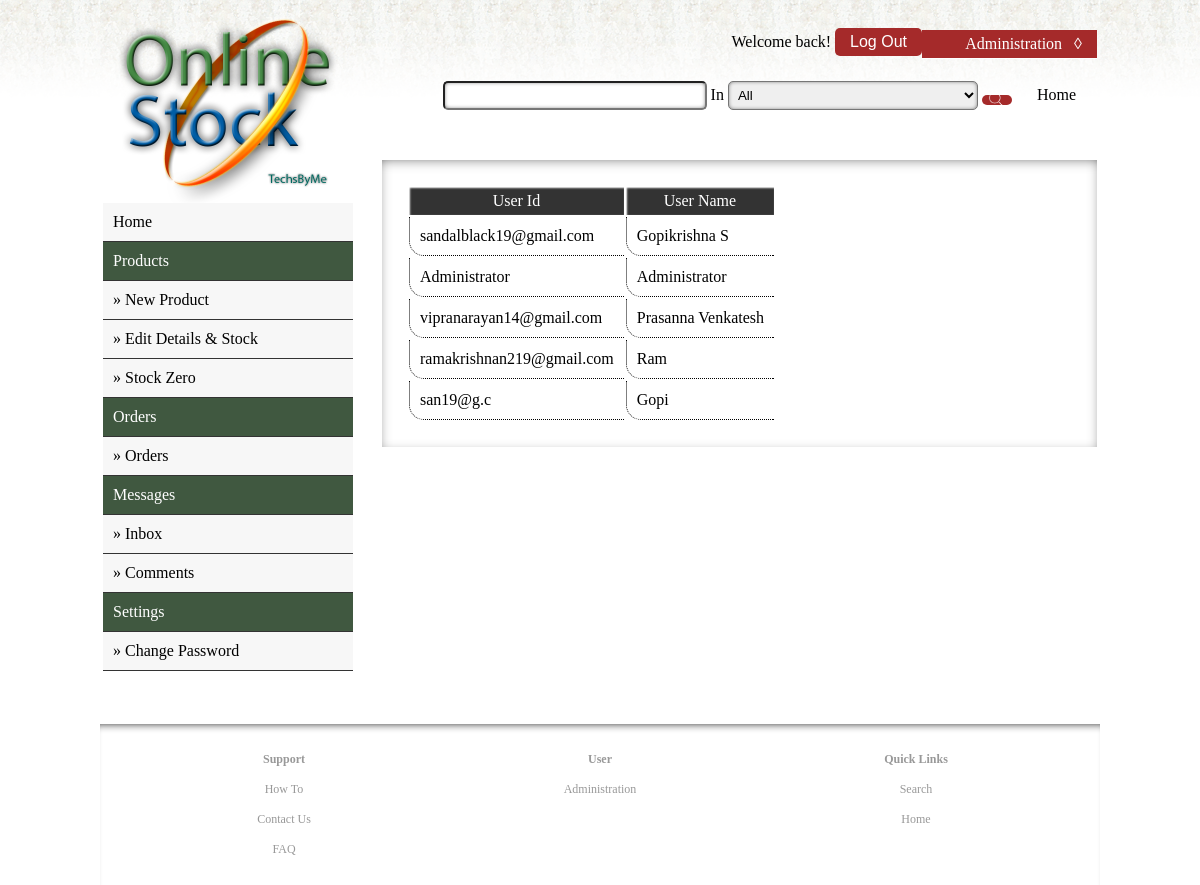
The page /admin/users/index.php (signed in) on the database its author committed.
### tables this page shows
CREATE TABLE IF NOT EXISTS `os_users` (
  `dName` tinytext NOT NULL,
  `uName` tinytext NOT NULL,
  `uPass` text NOT NULL
);

### admin/users/index.php (the view, shortened to what this page needs)
<?php
include("../../common/header.php");
include("../../common/config.php");
$query = "SELECT uName, dName FROM os_users";
$result = mysqli_query($dbc, $query) or die(mysqli_error($dbc));
echo "<table><tr><td class='table-h'>User Id</td><td class='table-h'>User Name</td></tr>";
while($row= mysqli_fetch_row($result))
{
    echo "<tr><td class='table-d'>".$row[0]."</td><td class='table-d'>".$row[1]."</td></tr>";
}
echo "</table>";
include("../../common/footer.php");
?>

### styles/style.css (style rules this page uses)
.table-h { background-color: #333; color: #FFF; padding: 5px; text-align: center; box-shadow: inset 1px 1px 2px #FFF; }
.table-d { padding: 10px 10px; border: 0px; border-left: 1px; border-bottom: 1px; border-color: #000; border-style: dotted; border-radius: 0px 0px 0px 15px; }

### styles/htmlstyle.css (style rules this page uses)
body { font-size: 16px; font-family: Georgia; margin: 0px; background-image: url(/images/bg.png); background-repeat: repeat-x; background-attachment: fixed; }

### rows shown on the page
os_users: uName "sandalblack19@gmail.com", dName "Gopikrishna S"
os_users: uName "Administrator", dName "Administrator"
os_users: uName "vipranarayan14@gmail.com", dName "Prasanna Venkatesh"
os_users: uName "ramakrishnan219@gmail.com", dName "Ram"
os_users: uName "san19@g.c", dName "Gopi"
